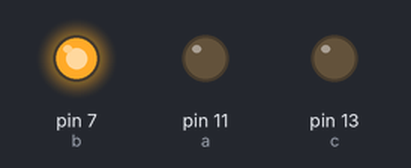
A sketch run on a simulated Arduino Uno, built with avr-gcc and run on an emulated ATmega328P. On the bench: output pins drawn as LEDs (lit = HIGH).

Above: at 0.1 s.
Timing chart, 0 to 1.6 s (numbered marks = the images above):
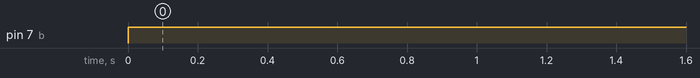

Measured:
- by itself, pin 7 (b): LOW → HIGH at 0.00 s

The sketch:

pwm.ino
```cpp
  int a=11;

  int b=7;
  int c=13;

  void setup() {
 pinMode(a,OUTPUT); // put your setup code here, to run once:
 pinMode(c,OUTPUT);
 pinMode(b,OUTPUT);


}

void loop() {
// analogWrite(a,255);
 digitalWrite(b,HIGH);
 digitalWrite(c,LOW);

  }
  // put your main code here, to run repeatedly:
```
